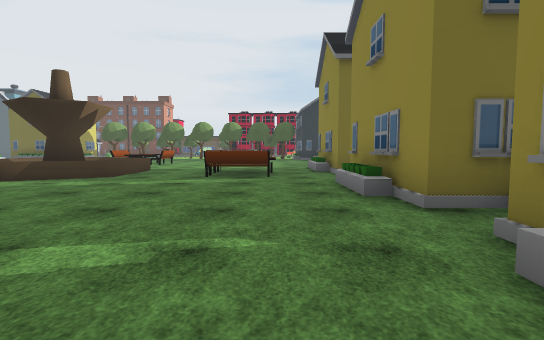
View 1 (above)

24 first-person views from a walk through a Unity game level. The camera is 1.3 m above the floor, tilts 4° down and sees 85° across. The floor is counted in squares, 2 m on a side. Each view is taken from the middle of a square. On the plan, view 1 faces up. The plan holds only what a view shows up to about 9 squares ahead; the rest is blank. The place goes on beyond the plan. The player character is not drawn. Some animated figures are left out. Some surface patterns are stand-ins.

View 2
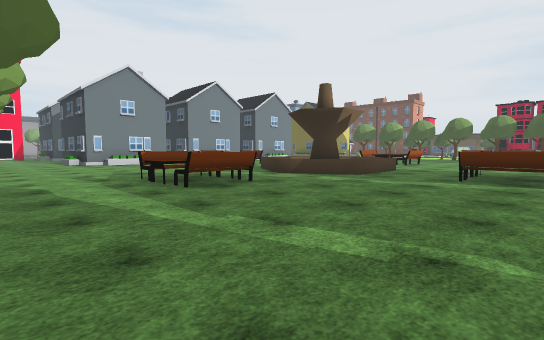

View 3
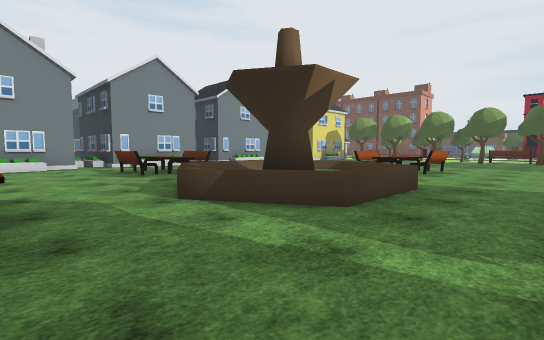

View 4
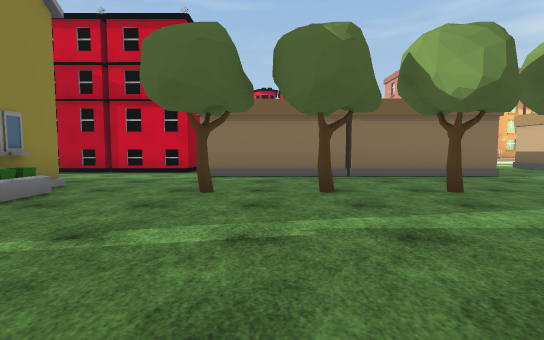

View 5
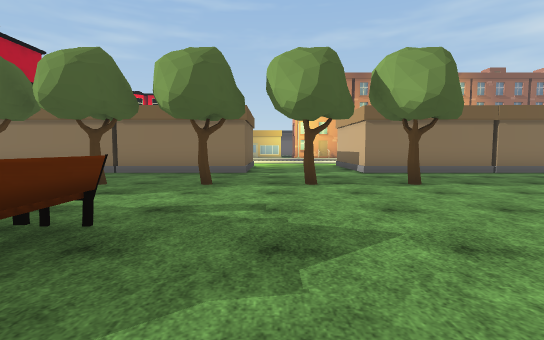

View 6
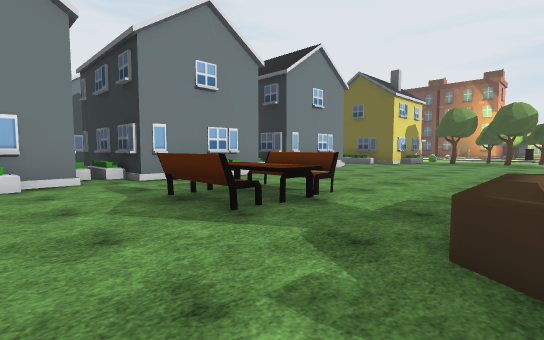

View 7
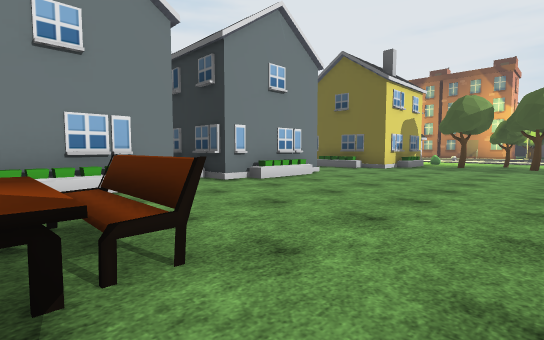

View 8
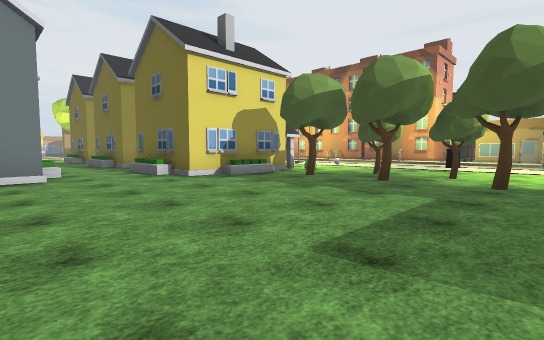

View 9
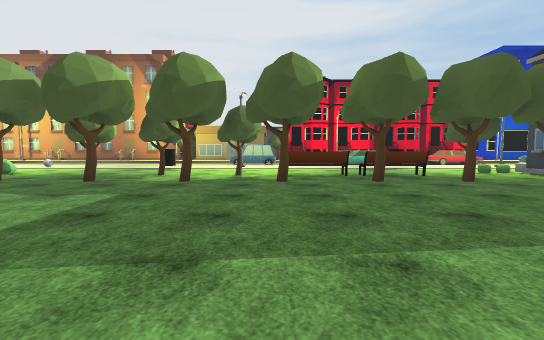

View 10
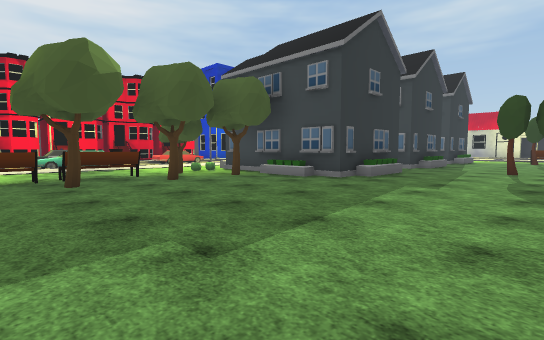

View 11
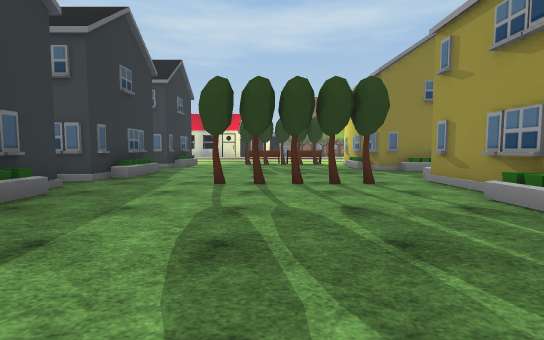

View 12
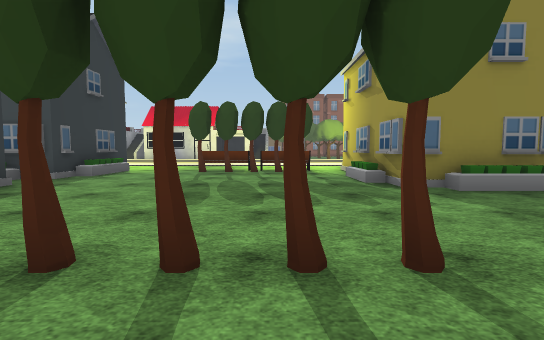

View 13
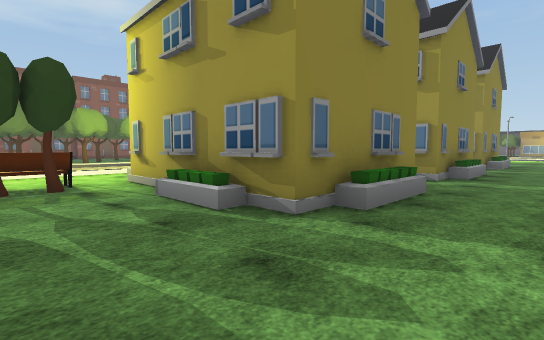

View 14
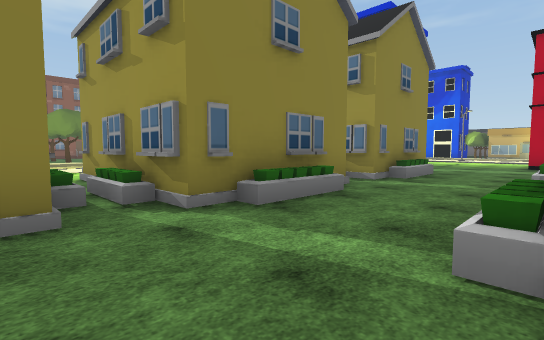

View 15
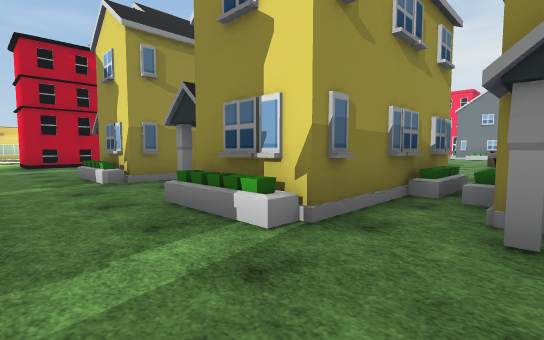

View 16
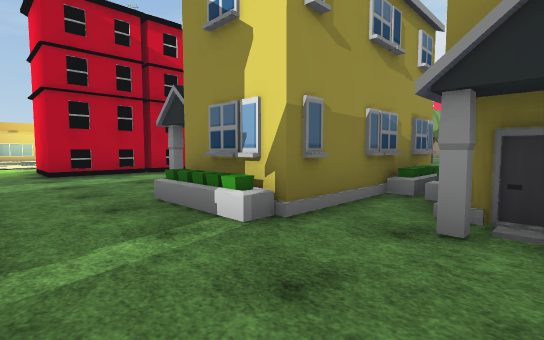

View 17
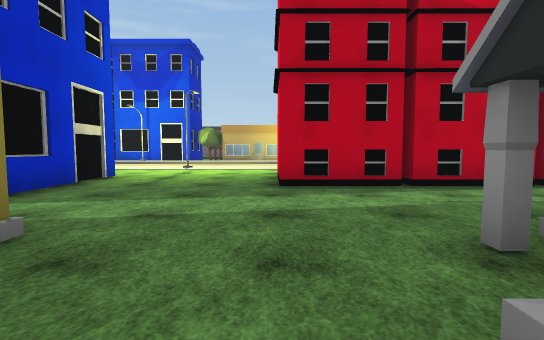

View 18
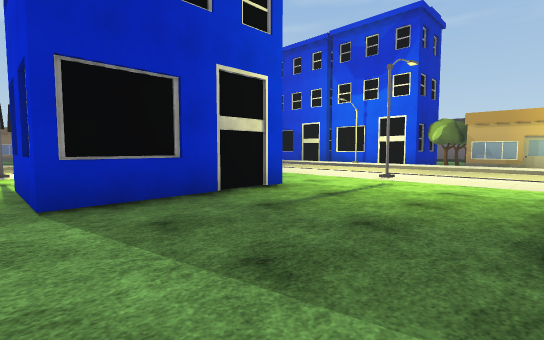

View 19
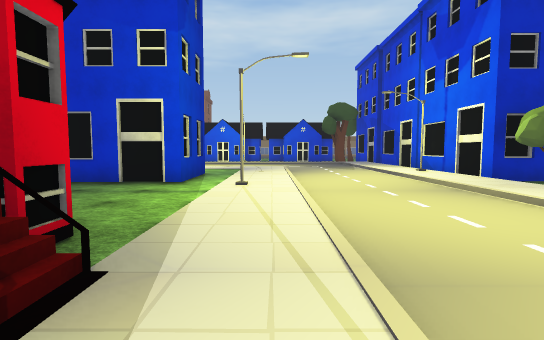

View 20
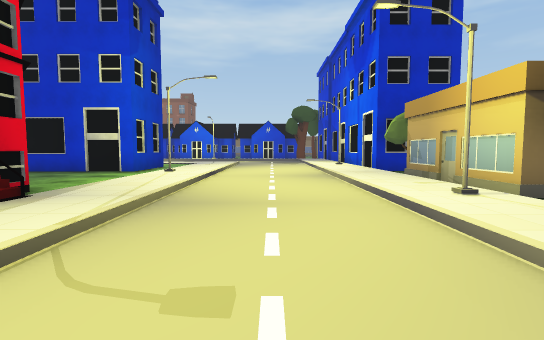

View 21
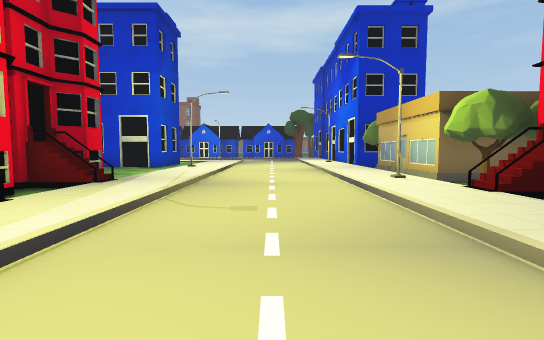

View 22
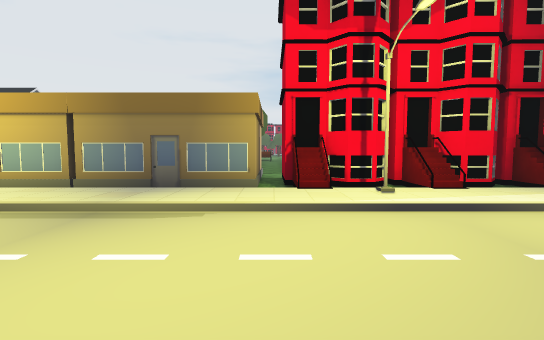

View 23
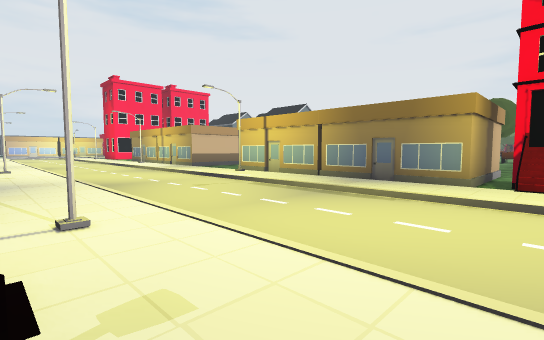

View 24
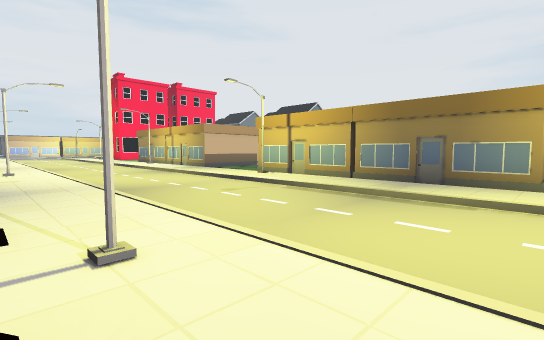

### Floor plan
Key: @ floor where view 1 was taken; # wall or solid block; . main floor; : floor 0.25 m higher than the main floor; / step, stairs or slope; H house; F fountain; B bench; T tree; U building; S bush; C car; O other object.
Columns run from 13 left of view 1 to 13 right of it. Each row starts with its distance up from view 1.
 25        OO
 24     /O// //CO
 23  ::::::/:::::://
 22  S.T.T.T.....T/#
 21  H.......B.B.T.#
 20  HT.T.T.T.T.T.T#       H
 19  /.............##      H
 18 #..............H#######.###
 17 ...........................
 16 ..........................
 15 ...................T......T
 14 #..................T......T
 13 #..... BB...  .....T......T
 12 H..... B....   ....T......T
 11 ......   ....  HHH#....HH#.
 10 #..... F .....      ..#
  9 H.BB..FFFF..BB.#    ..#
  8 #.BB..FFFF..BB.#  #...#
  7 ..BB..FFFF..BB.............
  6 #......F.......H####..H####
  5 H..............## ##..##
  4    ....BB......#  #...#
  3    ....BB.......HH.....H
  2   .............H####..H#
  1  ..............    #..##
  0 ..T.T.T.T.T.T@.#   ...#
 -1 ..T............#  #...#
 -2 ................ ........
 -3 ###...#######...........U
 -4   #...#  #   .######....#
 -5    ..    #   .  ### ....#
 -6       H####H#.UUU##U....###
 -7       //////// #//////#////
 -8       :::::::::::::::::::::
 -9     .......................
-10     .......................
-11    ........................
-12    #:::::::::::::::#::::::#
-13     ::::::O#O:: :UT::H:T::U

Where each view was taken, in squares from view 1:
view 1: 0 up, 0 right, facing up
view 2: 0 up, 0 right, facing up-left
view 3: 4 up, 2 left, facing up-left
view 4: 4 up, 2 left, facing down
view 5: 5 up, 8 left, facing down
view 6: 5 up, 7 left, facing up-left
view 7: 8 up, 8 left, facing up-left
view 8: 14 up, 6 left, facing up-left
view 9: 14 up, 5 left, facing up
view 10: 14 up, 4 left, facing up-right
view 11: 14 up, 0 right, facing right
view 12: 13 up, 4 right, facing right
view 13: 13 up, 7 right, facing down-right
view 14: 8 up, 6 right, facing down-right
view 15: 8 up, 8 right, facing down-left
view 16: 4 up, 8 right, facing down-left
view 17: 1 up, 7 right, facing down
view 18: 2 down, 7 right, facing down-right
view 19: 8 down, 4 right, facing right
view 20: 10 down, 2 right, facing right
view 21: 10 down, 0 right, facing right
view 22: 12 down, 0 right, facing up
view 23: 13 down, 1 right, facing up-left
view 24: 13 down, 0 right, facing up-left
